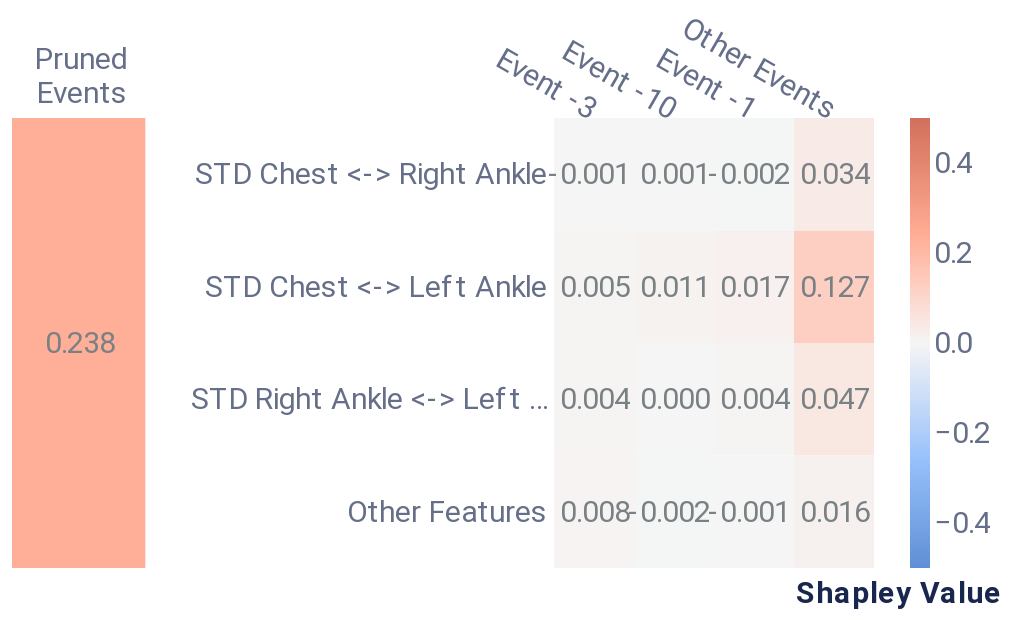

The code cell stored with this chart in its notebook:
### Markdown cell above
##### Cell-level explanation

### Code cell
cell_dict = {'rs': 42, 'nsamples': 32000, 'top_x_events': 3, 'top_x_feats': 3}
cell_data = local_cell_level(f, pos_x_data, cell_dict, event_data, feature_data, positive_sequence_id, sequence_id_feat, average_event, pruning_idx)
feat_names = list(feature_data['Feature'].values)[:-1] # exclude pruned events
cell_plot = plot_cell_level(cell_data, feat_names, feature_dict.get('plot_features'))
cell_plot

### Figure 1 — Vega-Lite specification as saved in the notebook (floating-point values rounded to 4 significant figures)
{"config": {"axis": {"domain": true, "domainColor": "#666F89", "grid": false, "gridCap": "round", "gridColor": "#B3B7C4", "gridDash": [2, 4], "gridWidth": 0.5, "labelColor": "#666F89", "labelFont": "Roboto, Arial, sans-serif", "labelPadding": 2, "tickColor": "#666F89", "tickOpacity": 0.5, "tickSize": 4, "titleColor": "#19274E", "titleFont": "Roboto, Arial, sans-serif", "titleFontSize": 12}, "axisBand": {"domain": true, "labelPadding": 4, "ticks": false}, "axisY": {"domain": false, "titleAlign": "left", "titleAngle": 0, "titleX": -20, "titleY": -10}, "legend": {"labelColor": "#666F89", "labelFont": "Roboto, Arial, sans-serif", "labelFontSize": 12, "symbolSize": 40, "titleColor": "#19274E", "titleFont": "Roboto, Arial, sans-serif", "titleFontSize": 12, "titlePadding": 4}, "arc": {"stroke": "#FFFFFF", "strokeWidth": 1}, "bar": {"fill": "#2770EB", "stroke": null}, "line": {"stroke": "#2770EB", "strokeWidth": 2}, "path": {"stroke": "#2770EB", "strokeWidth": 0.5}, "point": {"fill": "#2770EB", "shape": "circle", "filled": true}, "rect": {"fill": "#2770EB"}, "rule": {"stroke": "#666F89"}, "shape": {"stroke": "#2770EB"}, "text": {"color": "#19274E", "font": "Roboto, Arial, sans-serif", "fontSize": 12}, "range": {"category": ["#2770EB", "#77B98A", "#DA5252", "#FFC400", "#A87AEA", "#00A39E", "#19274E"], "diverging": ["#006360", "#2BB3AE", "#96D9D7", "#FFFFFF", "#EDAAAA", "#DA5252", "#811D1D"], "heatmap": ["#18448F", "#1B4EA5", "#2770EB", "#4C88EE", "#82ACF3", "#A6C4F7", "#E9F1FD"], "ramp": ["#18448F", "#1B4EA5", "#2770EB", "#4C88EE", "#82ACF3", "#A6C4F7", "#E9F1FD"]}, "background": "#FFFFFF", "group": {"fill": "#FFFFFF"}, "header": {"labelColor": "#19274E", "labelFont": "Roboto, Arial, sans-serif", "labelFontSize": 12, "titleColor": "#19274E", "titleFont": "Roboto, Arial, sans-serif", "titleFontSize": 16}, "title": {"anchor": "start", "color": "#19274E", "font": "Roboto, Arial, sans-serif", "fontSize": 20, "fontWeight": "bold", "offset": 20, "subtitleColor": "#19274E", "subtitleFontSize": 16}, "view": {"continuousHeight": 300, "continuousWidth": 400, "stroke": "transparent"}}, "hconcat": [{"layer": [{"mark": "rect", "encoding": {"color": {"field": "rounded", "legend": null, "scale": {"domain": [-0.5, 0.5], "range": ["#5f8fd6", "#99c3fb", "#f5f5f5", "#ffaa92", "#d16f5b"]}, "title": null, "type": "quantitative"}, "x": {"axis": {"titleFontSize": 15}, "field": "Event", "type": "nominal"}, "y": {"axis": {"domain": false, "labels": false, "title": null}, "field": "Feature", "type": "nominal"}}}, {"mark": {"type": "text", "align": "right", "baseline": "middle", "color": "#798184", "dx": 18, "fontSize": 15}, "encoding": {"text": {"field": "rounded_str", "type": "nominal"}, "x": {"axis": {"domain": false, "labelAngle": 0, "labelFontSize": 15, "labelOffset": 24, "labelPadding": 30, "orient": "top", "title": null}, "field": "Event", "type": "nominal"}, "y": {"axis": {"domain": false, "labels": false, "title": null}, "field": "Feature", "type": "nominal"}}}], "data": {"name": "data-03d5a7b6d61c7aa4ccab1bcdb76d1af3"}, "height": 225, "width": 66.67}, {"layer": [{"mark": "rect", "encoding": {"color": {"field": "rounded", "legend": {"gradientLength": 225, "gradientThickness": 10, "labelFontSize": 15, "orient": "right"}, "scale": {"domain": [-0.5, 0.5], "range": ["#5f8fd6", "#99c3fb", "#f5f5f5", "#ffaa92", "#d16f5b"]}, "title": null, "type": "quantitative"}, "x": {"axis": {"titleFontSize": 15}, "field": "Event", "sort": ["Event -3", "Event -10", "Event -1"], "type": "nominal"}, "y": {"axis": {"domain": false, "labelFontSize": 15, "title": null}, "field": "Feature", "sort": ["STD Chest <-> Right Ankle", "STD Chest <-> Left Ankle", "STD Right Ankle <-> Left Ankle"], "type": "nominal"}}}, {"mark": {"type": "text", "align": "right", "baseline": "middle", "color": "#798184", "dx": 18, "fontSize": 15}, "encoding": {"text": {"field": "rounded_str", "type": "nominal"}, "x": {"axis": {"domain": false, "labelAngle": 30, "labelFontSize": 15, "orient": "top", "title": "Shapley Value", "titleX": 172, "titleY": 245}, "field": "Event", "sort": ["Event -3", "Event -10", "Event -1"], "type": "nominal"}, "y": {"axis": {"domain": false, "labelFontSize": 15, "title": null}, "field": "Feature", "sort": ["STD Chest <-> Right Ankle", "STD Chest <-> Left Ankle", "STD Right Ankle <-> Left Ankle"], "type": "nominal"}}}], "data": {"name": "data-68a1580df708f4e95c13cb3c04d30a1c"}, "height": 225, "width": 160}], "resolve": {"scale": {"color": "independent"}}, "$schema": "https://vega.github.io/schema/vega-lite/v4.17.0.json", "datasets": {"data-03d5a7b6d61c7aa4ccab1bcdb76d1af3": [{"Event": ["Pruned", "Events"], "Feature": "Other features", "rounded": 0.238, "rounded_str": "0.238"}], "data-68a1580df708f4e95c13cb3c04d30a1c": [{"Event": "Other Events", "Feature": "STD Chest <-> Left Ankle", "Shapley Value": 0.1266, "rounded": 0.127, "rounded_str": "0.127"}, {"Event": "Other Events", "Feature": "STD Right Ankle <-> Left Ankle", "Shapley Value": 0.04738, "rounded": 0.047, "rounded_str": "0.047"}, {"Event": "Other Events", "Feature": "STD Chest <-> Right Ankle", "Shapley Value": 0.03447, "rounded": 0.034, "rounded_str": "0.034"}, {"Event": "Event -1", "Feature": "STD Chest <-> Left Ankle", "Shapley Value": 0.01742, "rounded": 0.017, "rounded_str": "0.017"}, {"Event": "Other Events", "Feature": "Other Features", "Shapley Value": 0.01571, "rounded": 0.016, "rounded_str": "0.016"}, {"Event": "Event -10", "Feature": "STD Chest <-> Left Ankle", "Shapley Value": 0.0112, "rounded": 0.011, "rounded_str": "0.011"}, {"Event": "Event -3", "Feature": "Other Features", "Shapley Value": 0.00758, "rounded": 0.008, "rounded_str": "0.008"}, {"Event": "Event -3", "Feature": "STD Chest <-> Left Ankle", "Shapley Value": 0.00539, "rounded": 0.005, "rounded_str": "0.005"}, {"Event": "Event -3", "Feature": "STD Right Ankle <-> Left Ankle", "Shapley Value": 0.004061, "rounded": 0.004, "rounded_str": "0.004"}, {"Event": "Event -1", "Feature": "STD Right Ankle <-> Left Ankle", "Shapley Value": 0.004047, "rounded": 0.004, "rounded_str": "0.004"}, {"Event": "Event -10", "Feature": "STD Chest <-> Right Ankle", "Shapley Value": 0.001306, "rounded": 0.001, "rounded_str": "0.001"}, {"Event": "Event -10", "Feature": "STD Right Ankle <-> Left Ankle", "Shapley Value": 0.0003012, "rounded": 0.0, "rounded_str": "0.000"}, {"Event": "Event -1", "Feature": "Other Features", "Shapley Value": -0.0008028, "rounded": -0.001, "rounded_str": "-0.001"}, {"Event": "Event -3", "Feature": "STD Chest <-> Right Ankle", "Shapley Value": -0.001472, "rounded": -0.001, "rounded_str": "-0.001"}, {"Event": "Event -10", "Feature": "Other Features", "Shapley Value": -0.00172, "rounded": -0.002, "rounded_str": "-0.002"}, {"Event": "Event -1", "Feature": "STD Chest <-> Right Ankle", "Shapley Value": -0.002455, "rounded": -0.002, "rounded_str": "-0.002"}]}}
